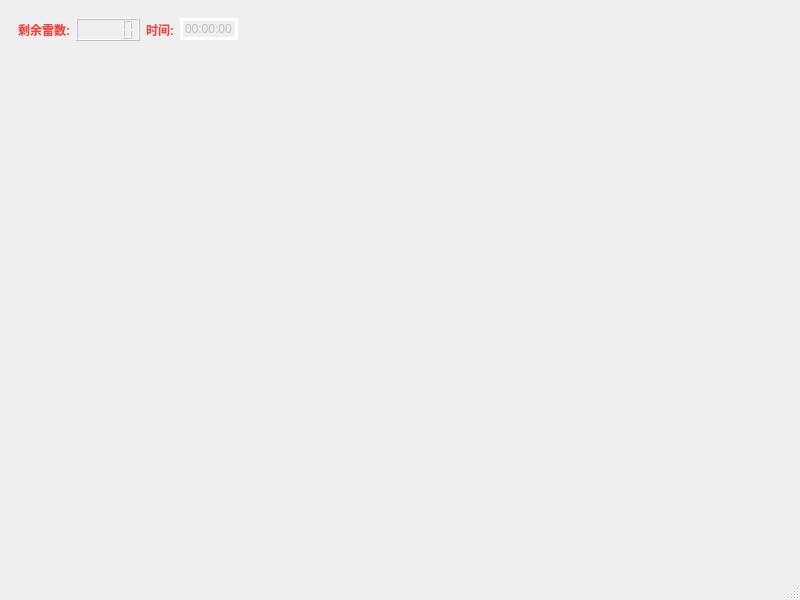
<?xml version="1.0" encoding="UTF-8"?>
<ui version="4.0">
 <class>Board</class>
 <widget class="QMainWindow" name="Board">
  <property name="geometry">
   <rect>
    <x>0</x>
    <y>0</y>
    <width>800</width>
    <height>600</height>
   </rect>
  </property>
  <property name="windowTitle">
   <string>MainWindow</string>
  </property>
  <widget class="QWidget" name="centralwidget">
   <layout class="QGridLayout" name="gridLayout">
    <item row="0" column="0">
     <layout class="QHBoxLayout" name="horizontalLayout_4" stretch="0,1">
      <item>
       <widget class="QWidget" name="gameStateWidget" native="true">
        <layout class="QHBoxLayout" name="horizontalLayout_3">
         <item>
          <layout class="QHBoxLayout" name="horizontalLayout" stretch="0,1">
           <item>
            <widget class="QLabel" name="labelRemainBombNum">
             <property name="styleSheet">
              <string notr="true">font: bold; color: rgb(241, 70, 62);</string>
             </property>
             <property name="text">
              <string>剩余雷数:</string>
             </property>
            </widget>
           </item>
           <item>
            <widget class="QLCDNumber" name="lcdNumberRemainBombNum">
             <property name="enabled">
              <bool>false</bool>
             </property>
            </widget>
           </item>
          </layout>
         </item>
         <item>
          <layout class="QHBoxLayout" name="horizontalLayout_2">
           <item>
            <widget class="QLabel" name="labelForGameTime">
             <property name="styleSheet">
              <string notr="true">font: bold; color: rgb(241, 70, 62);</string>
             </property>
             <property name="text">
              <string>时间:</string>
             </property>
            </widget>
           </item>
           <item>
            <widget class="QTimeEdit" name="timeEditGameTime">
             <property name="enabled">
              <bool>false</bool>
             </property>
             <property name="styleSheet">
              <string notr="true">QTimeEdit::up-button,QTimeEdit::down-button
{
	width:0px;
}
</string>
             </property>
            </widget>
           </item>
          </layout>
         </item>
        </layout>
       </widget>
      </item>
      <item>
       <widget class="QLabel" name="labelMoreDetailState">
        <property name="styleSheet">
         <string notr="true">font: bold; color: rgb(241, 70, 62);</string>
        </property>
        <property name="text">
         <string/>
        </property>
       </widget>
      </item>
     </layout>
    </item>
    <item row="1" column="0">
     <spacer name="verticalSpacer">
      <property name="orientation">
       <enum>Qt::Vertical</enum>
      </property>
      <property name="sizeHint" stdset="0">
       <size>
        <width>20</width>
        <height>503</height>
       </size>
      </property>
     </spacer>
    </item>
   </layout>
  </widget>
  <widget class="QMenuBar" name="menubar">
   <property name="geometry">
    <rect>
     <x>0</x>
     <y>0</y>
     <width>800</width>
     <height>21</height>
    </rect>
   </property>
  </widget>
  <widget class="QStatusBar" name="statusbar"/>
 </widget>
 <resources/>
 <connections/>
</ui>
